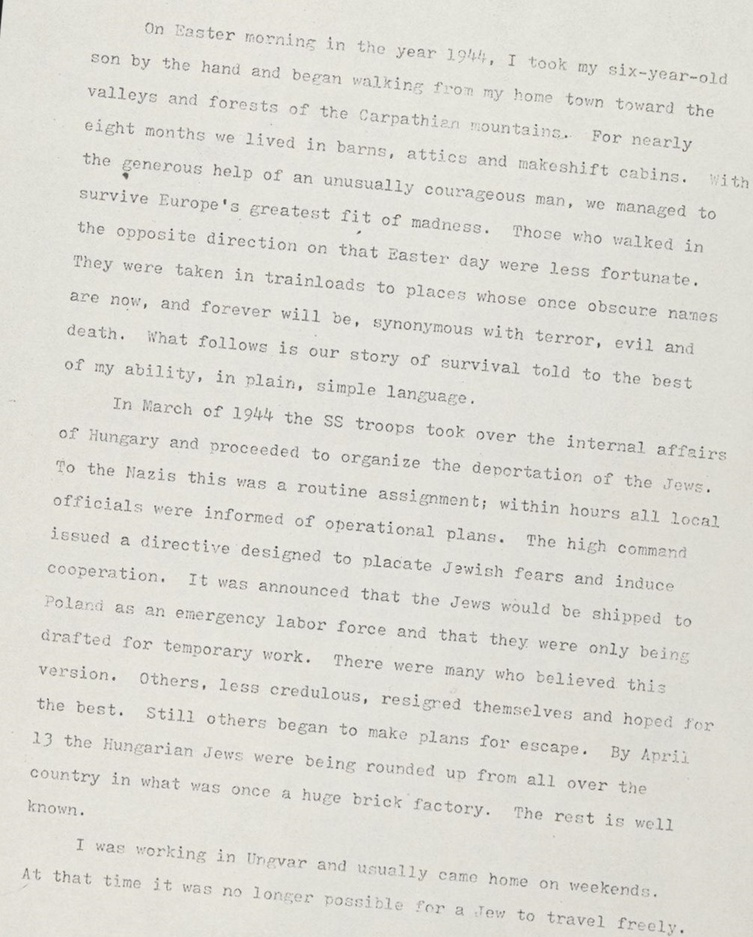
#> input picture page_01_rotated.JPG, 753 x 937 px, shrunk from 1006 x 1251 before the run
$ jupyter execute --allow-errors redresser_image.ipynb
#> lines starting #> are read from the running program, lines starting #| are printed output that depends on the picture; after the words box and inside, x2 and y2 are one past the last pixel; in counts of white or black regions, pixels touching at a corner belong together
[cell 1]
import cv2
from matplotlib import pyplot as plt

#https://stackoverflow.com/questions/28816046/
#displaying-different-images-with-actual-size-in-matplotlib-subplot

def display(im_path):
    dpi = 80
    im_data = plt.imread(im_path)

    height, width  = im_data.shape[:2]

    # What size does the figure need to be in inches to fit the image?
    figsize = width / float(dpi), height / float(dpi)

    # Create a figure of the right size with one axes that takes up the full figure
    fig = plt.figure(figsize=figsize)
    ax = fig.add_axes([0, 0, 1, 1])

    # Hide spines, ticks, etc.
    ax.axis('off')

    # Display the image.
    ax.imshow(im_data, cmap='gray')

    plt.show()

[cell 2]
img = cv2.imread("page_01_rotated.JPG")
#> img is the input picture: shape (937, 753, 3); mean B, G, R 212.5, 219.3, 220.6
display("page_01_rotated.JPG")

[cell 3]
#https://becominghuman.ai/how-to-automatically-deskew-straighten-a-text-image-using-opencv-a0c30aed83df
import numpy as np

def getSkewAngle(cvImage) -> float:
    # Prep image, copy, convert to gray scale, blur, and threshold
    newImage = cvImage.copy()
    gray = cv2.cvtColor(newImage, cv2.COLOR_BGR2GRAY)
    blur = cv2.GaussianBlur(gray, (9, 9), 0)
    thresh = cv2.threshold(blur, 0, 255, cv2.THRESH_BINARY_INV + cv2.THRESH_OTSU)[1]

    # Apply dilate to merge text into meaningful lines/paragraphs.
    # Use larger kernel on X axis to merge characters into single line, cancelling out any spaces.
    # But use smaller kernel on Y axis to separate between different blocks of text
    kernel = cv2.getStructuringElement(cv2.MORPH_RECT, (30, 5))
    dilate = cv2.dilate(thresh, kernel, iterations=2)

    # Find all contours
    contours, hierarchy = cv2.findContours(dilate, cv2.RETR_LIST, cv2.CHAIN_APPROX_SIMPLE)
    contours = sorted(contours, key = cv2.contourArea, reverse = True)
    for c in contours:
        rect = cv2.boundingRect(c)
        x,y,w,h = rect
        cv2.rectangle(newImage,(x,y),(x+w,y+h),(0,255,0),2)

    # Find largest contour and surround in min area box
    largestContour = contours[0]
    print (len(contours))
    minAreaRect = cv2.minAreaRect(largestContour)
    cv2.imwrite("temp/boxes.jpg", newImage)
    # Determine the angle. Convert it to the value that was originally used to obtain skewed image
    angle = minAreaRect[-1]
    if angle < -45:
        angle = 90 + angle
    return -1.0 * angle
# Rotate the image around its center
def rotateImage(cvImage, angle: float):
    newImage = cvImage.copy()
    (h, w) = newImage.shape[:2]
    center = (w // 2, h // 2)
    M = cv2.getRotationMatrix2D(center, angle, 1.0)
    newImage = cv2.warpAffine(newImage, M, (w, h), flags=cv2.INTER_CUBIC, borderMode=cv2.BORDER_REPLICATE)
    return newImage

# Deskew image
def deskew(cvImage):
    angle = getSkewAngle(cvImage)
#> in getSkewAngle, `thresh = cv2.threshold(blur, 0, 255, cv2.THRESH_BINARY_INV + cv2.THRES..`:
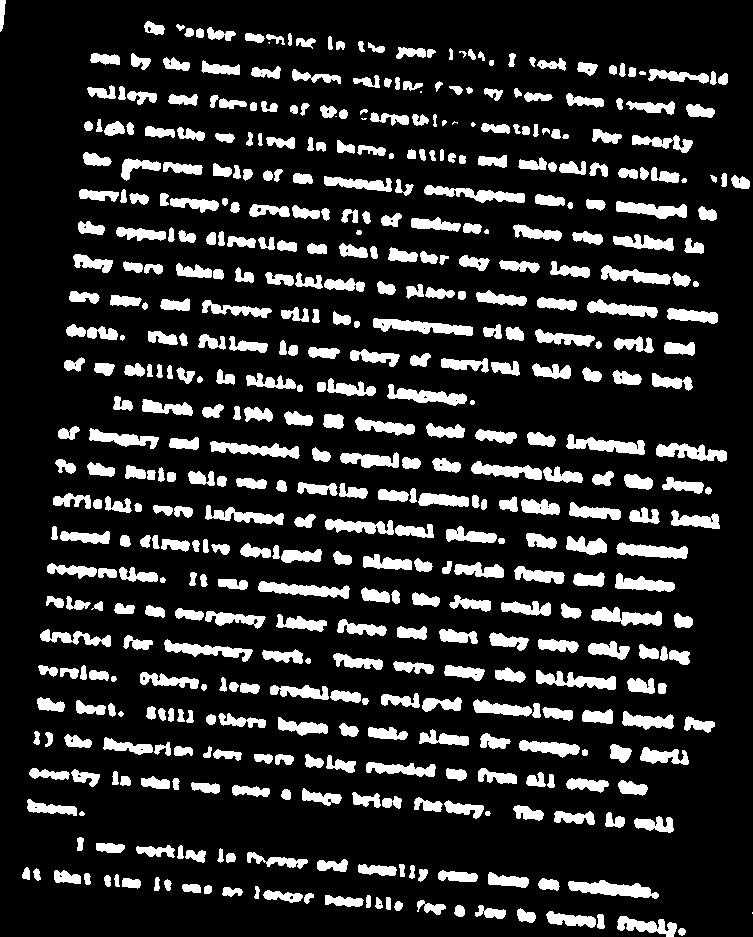
#> thresh: shape (937, 753); 16.2% white; 498 white regions (7 under 20 px), largest, box (x1, y1, x2, y2) and area: (373, 318, 473, 336) 956, (568, 880, 659, 899) 953, (258, 581, 350, 599) 870
#> in getSkewAngle, `dilate = cv2.dilate(thresh, kernel, iterations=2)`:
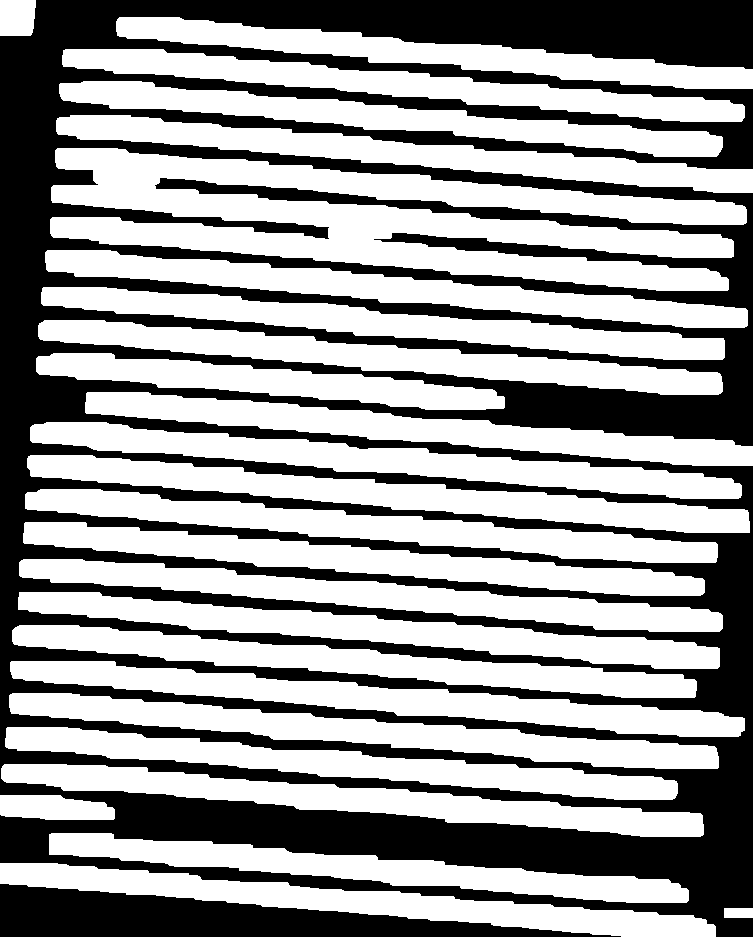
#> dilate: shape (937, 753); 59.1% white; 2 black regions
#> in getSkewAngle, `contours, hierarchy = cv2.findContours(dilate, cv2.RETR_LIST, cv2.CHAI..`: contours = 26 contours; largest, box (x1, y1, x2, y2) and area: (50, 148, 747, 291) 48343, (27, 455, 750, 533) 17296, (10, 661, 745, 737) 17256, (9, 693, 719, 769) 16880, (30, 422, 742, 499) 16805
#> the loop in getSkewAngle, `for c in contours:` made 26 passes
#> (x, y, w, h) on passes 1 to 12: (50, 148, 697, 143), (27, 455, 723, 78), (10, 661, 735, 76), (9, 693, 710, 76), (30, 422, 712, 77), (18, 592, 702, 77), (25, 489, 693, 74), (45, 250, 703, 78), (1, 764, 703, 73), (19, 559, 704, 73), (23, 522, 682, 74), (38, 320, 685, 75)
#> (c, x, y, w, h) on pass 26: ([[724, 908], [724, 917], [752, 917], [752, 908]], 724, 908, 29, 10)
#> after the loop in getSkewAngle, `for c in contours:`:
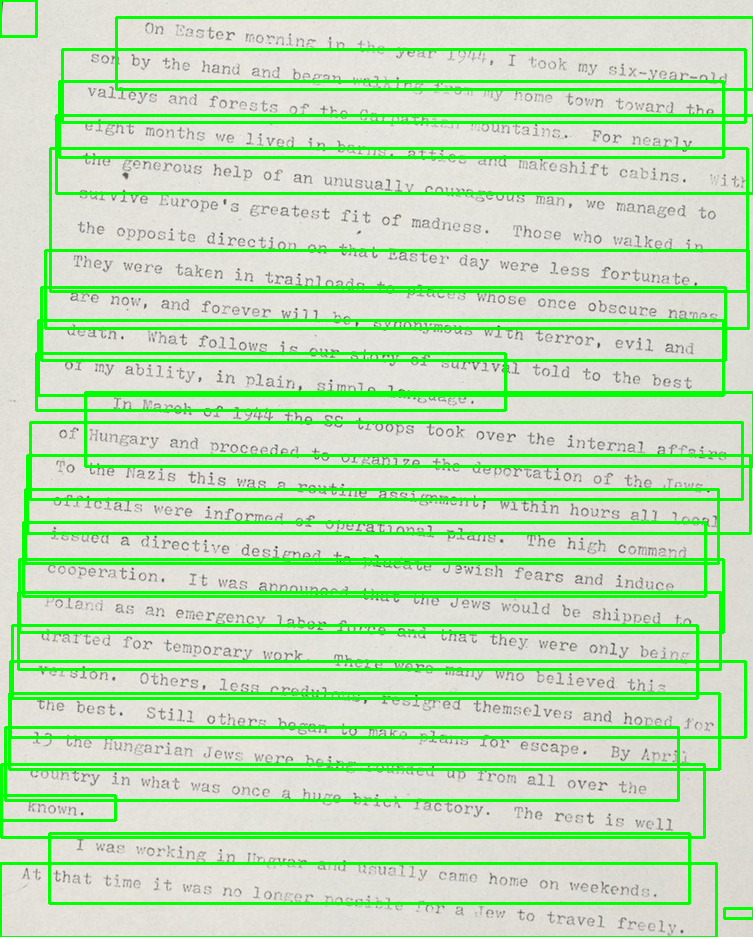
#> newImage: shape (937, 753, 3); 14.56% of pixels changed, all inside (x1, y1, x2, y2) = (0, 0, 753, 937)
#> in getSkewAngle, `largestContour = contours[0]`: largestContour = contour of 554 points, box (x1, y1, x2, y2) (50, 148, 747, 291), area 48343
#| 26
#> in getSkewAngle, `minAreaRect = cv2.minAreaRect(largestContour)`: minAreaRect = ((397.1, 220.7), (96.82, 695.4), -84.99)
#> in getSkewAngle, `angle = minAreaRect[-1]`: angle = -84.99
#> in getSkewAngle, `angle = 90 + angle`: angle = 5.01
    return rotateImage(cvImage, -1.0 * angle)

fixed = deskew(img)
#> in deskew, `angle = getSkewAngle(cvImage)`: angle = -5.01
#> in rotateImage, `M = cv2.getRotationMatrix2D(center, angle, 1.0)`: M = [[0.996, 0.0874, -39.46], [-0.0874, 0.996, 34.65]]
#> in rotateImage, `newImage = cv2.warpAffine(newImage, M, (w, h), flags=cv2.INTER_CUBIC, ..`:
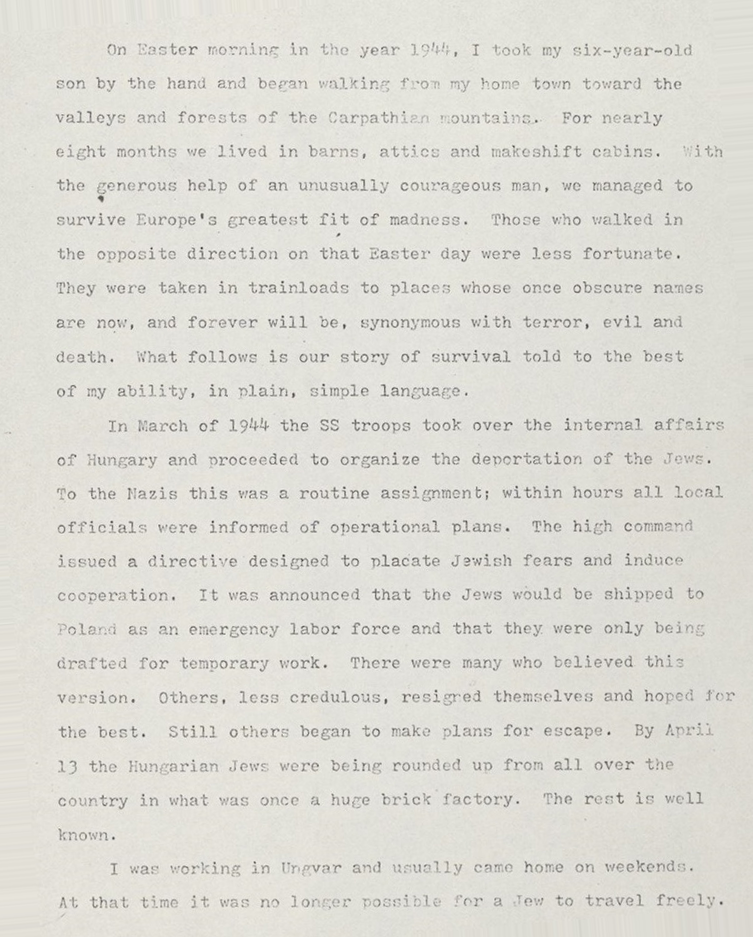
#> newImage: shape (937, 753, 3); mean B, G, R 212.5, 219.4, 220.7
cv2.imwrite("rotated_fixed.jpg", fixed)

display("rotated_fixed.jpg")

$ run again, with rotated_fixed.jpg copied over page_01_rotated.JPG
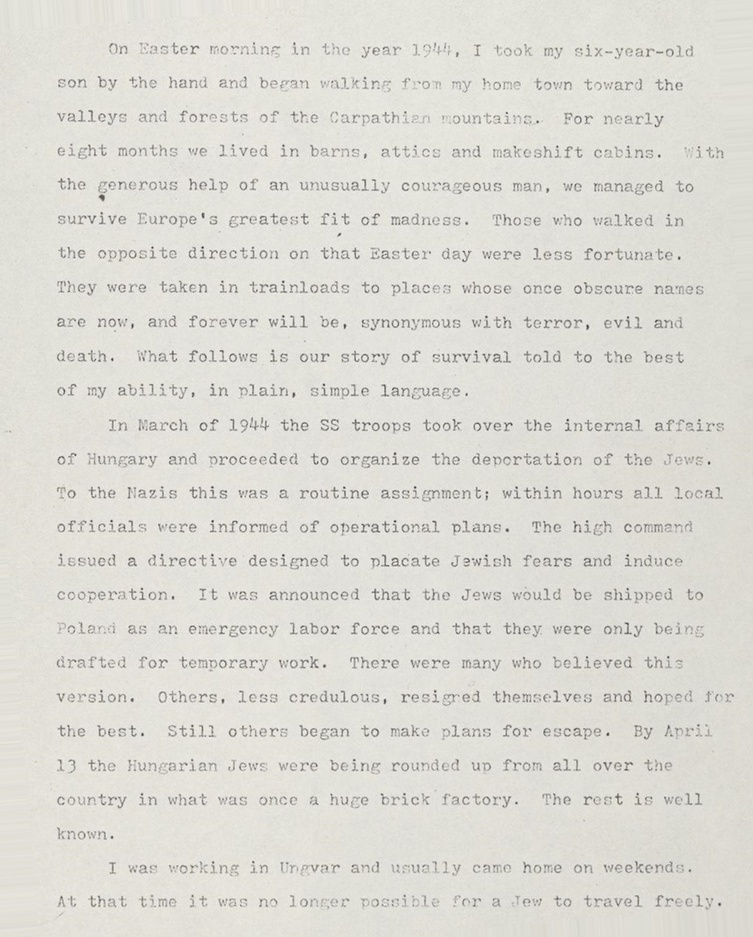
#> input picture rotated_fixed.jpg, 753 x 937 px, shrunk from 1006 x 1251 before the run
#> img is the input picture: shape (937, 753, 3); mean B, G, R 212.5, 219.4, 220.7
#> in getSkewAngle, `thresh = cv2.threshold(blur, 0, 255, cv2.THRESH_BINARY_INV + cv2.THRES..`:
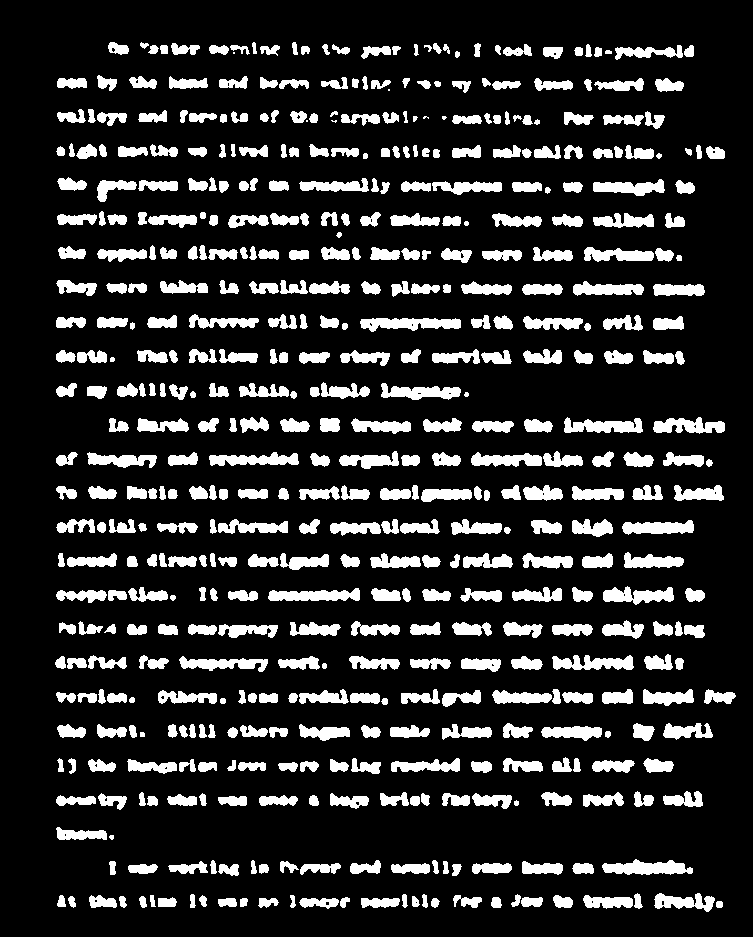
#> thresh: shape (937, 753); 16.2% white; 508 white regions (6 under 20 px), largest, box (x1, y1, x2, y2) and area: (360, 318, 461, 332) 968, (602, 859, 693, 875) 946, (268, 588, 360, 601) 862
#> dilate: shape (937, 753); 54.1% white; 1 black region
#> contours = 26 contours; largest, box (x1, y1, x2, y2) and area: (28, 481, 753, 506) 15757, (28, 685, 753, 711) 15616, (29, 719, 743, 745) 15594, (28, 447, 743, 473) 15339, (28, 515, 724, 541) 15154
#> the loop in getSkewAngle, `for c in contours:` made 26 passes
#> (x, y, w, h) on passes 1 to 8: (28, 481, 725, 25), (28, 685, 725, 26), (29, 719, 714, 26), (28, 447, 715, 26), (28, 515, 696, 26), (29, 207, 686, 35), (28, 787, 705, 27), (29, 889, 724, 27)
#> after the loop in getSkewAngle, `for c in contours:`:
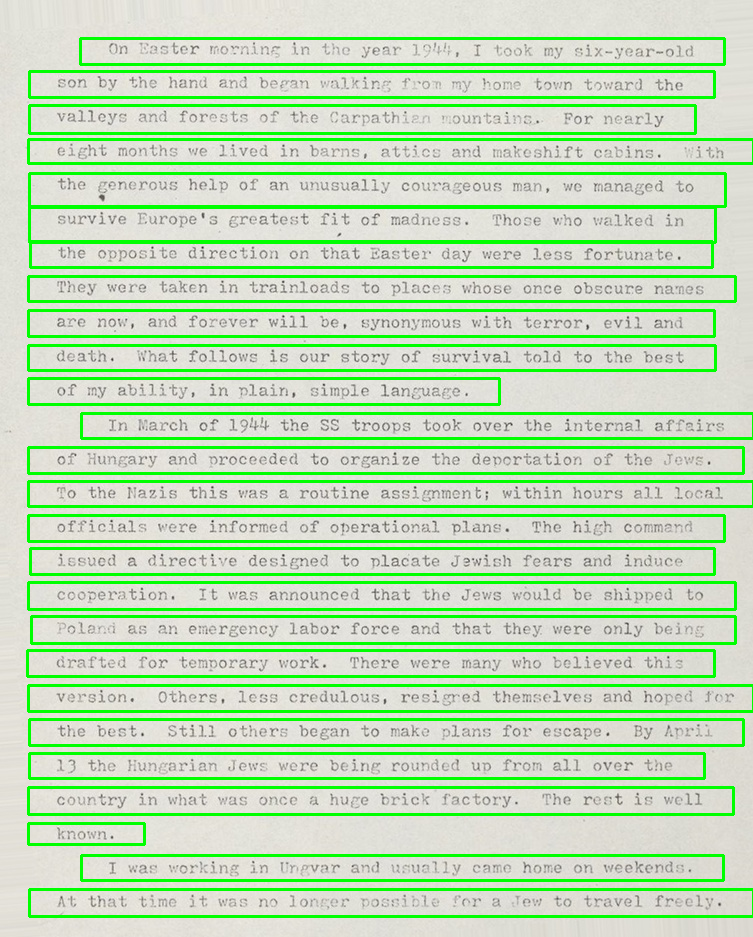
#> newImage: shape (937, 753, 3); 14.79% of pixels changed, all inside (x1, y1, x2, y2) = (26, 37, 753, 918)
#> largestContour = contour of 56 points, box (x1, y1, x2, y2) (28, 481, 753, 506), area 15757
#| 26
#> minAreaRect = ((390, 493), (24, 724), -90)
#> in getSkewAngle, `angle = minAreaRect[-1]`: angle = -90
#> in getSkewAngle, `angle = 90 + angle`: angle = 0
#> M = [[1, 0, 0], [0, 1, 0]]
